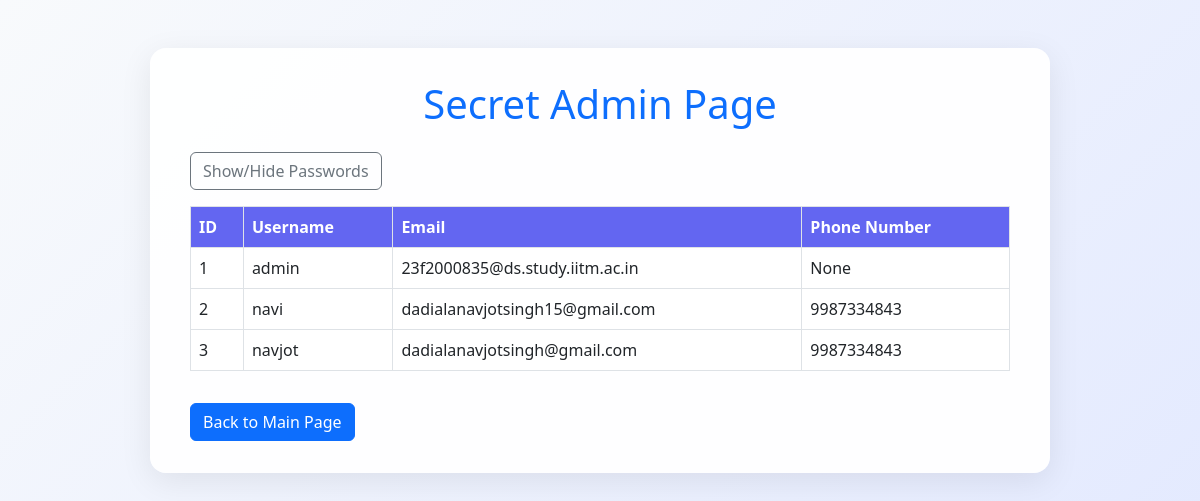
The app's page /secret (signed in), older data.
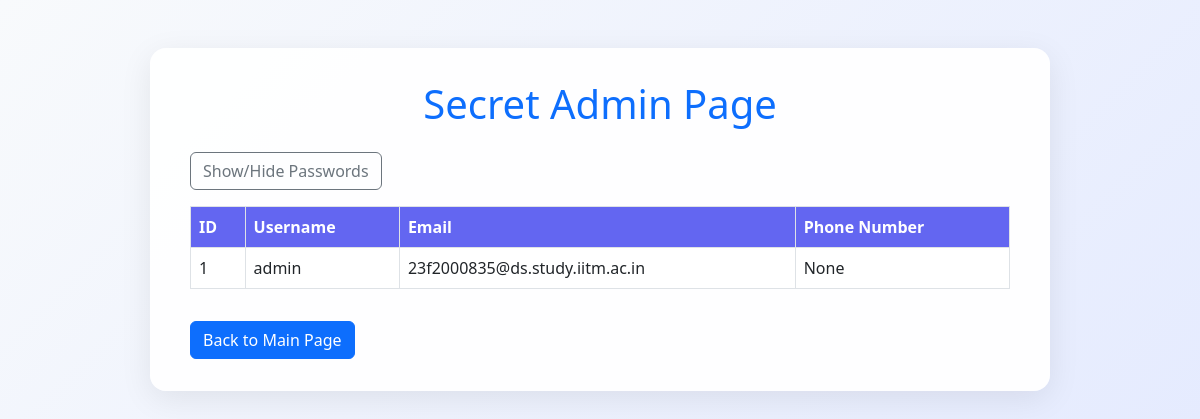
The same page, newer data.
### app.py (models this page shows)
class User(db.Model, UserMixin):
    id = db.Column(db.Integer, primary_key=True)
    username = db.Column(db.String(150), unique=True)
    password = db.Column(db.String(150))
    email = db.Column(db.String(150), unique=True)
    contact_number = db.Column(db.String(20))
    role = db.Column(db.String(50), default='user')
    created_at = db.Column(db.DateTime, default=func.now())
    overall_verified = db.Column(db.Boolean, default=False)
    approved_items = db.relationship('Accessory',
                                   foreign_keys='Accessory.user_id',
                                   backref=db.backref('owner', lazy=True))
    items_borrowed = db.relationship('BorrowedAccessory',
                                   foreign_keys='BorrowedAccessory.borrower_id',
                                   backref=db.backref('borrower_user', lazy=True),
                                   overlaps="items_borrowed_as_borrower,borrower")
    items_lent = db.relationship('BorrowedAccessory',
                                foreign_keys='BorrowedAccessory.lender_id',
                                backref=db.backref('lender_user', lazy=True),
                                overlaps="items_lent_as_lender,lender")

### app.py (the view)
@app.route('/secret')
@login_required
def secret():
    if current_user.role != 'admin':
        flash('Access denied', 'error')
        return redirect(url_for('home'))
    users = User.query.all()
    return render_template('secret.html' , navi=users)

### app.py (called while the page is built)
@login_manager.user_loader
def load_user(user_id):
    return User.query.get(int(user_id))

### templates/secret.html (shortened to what this page needs)
<!DOCTYPE html>
<html lang="en">
<head>
    <link href="https://cdn.jsdelivr.net/npm/bootstrap@5.3.0/dist/css/bootstrap.min.css" rel="stylesheet">
</head>
<body>
    <div class="container">
        <div class="secret-card">
            <h1 class="mb-4 text-center text-primary">Secret Admin Page</h1>
            <button class="btn btn-outline-secondary toggle-btn" onclick="togglePasswords()">Show/Hide Passwords</button>
            <div class="table-responsive">
                <table class="table table-bordered table-hover align-middle">
                    <thead>
                        <tr>
                            <th>ID</th>
                            <th>Username</th>
                            <th>Email</th>
                            <th>Phone Number</th>
                        </tr>
                    </thead>
                    <tbody>
                        {% for i in navi %}
                        <tr>
                            <td>{{ i.id }}</td>
                            <td>{{ i.username }}</td>
                            <td>{{ i.email }}</td>
                            <td>{{ i.contact_number }}</td>
                        </tr>
                        {% endfor %}
                    </tbody>
                </table>
            </div>
            <a href="{{ url_for('admin_dashboard') }}" class="btn btn-primary mt-3">Back to Main Page</a>
        </div>
    </div>
</body>
</html>

### templates/secret.html (style rules this page uses)
body { background: linear-gradient(135deg, #f8fafc 0%, #e0e7ff 100%); min-height: 100vh; }
.secret-card { margin: 3rem auto; max-width: 900px; box-shadow: 0 8px 32px rgba(0,0,0,0.08); border-radius: 1rem; background: rgba(255,255,255,0.95); padding: 2rem 2.5rem; }
.table thead th { background: #6366f1; color: #fff; }
.toggle-btn { margin-bottom: 1rem; }

Row changes from the older to the newer data that the page shows:
removed User: id "2", username "navi", email "dadialanavjotsingh15@gmail.com", contact_number "9987334843"
removed User: id "3", username "navjot", email "dadialanavjotsingh@gmail.com", contact_number "9987334843"
